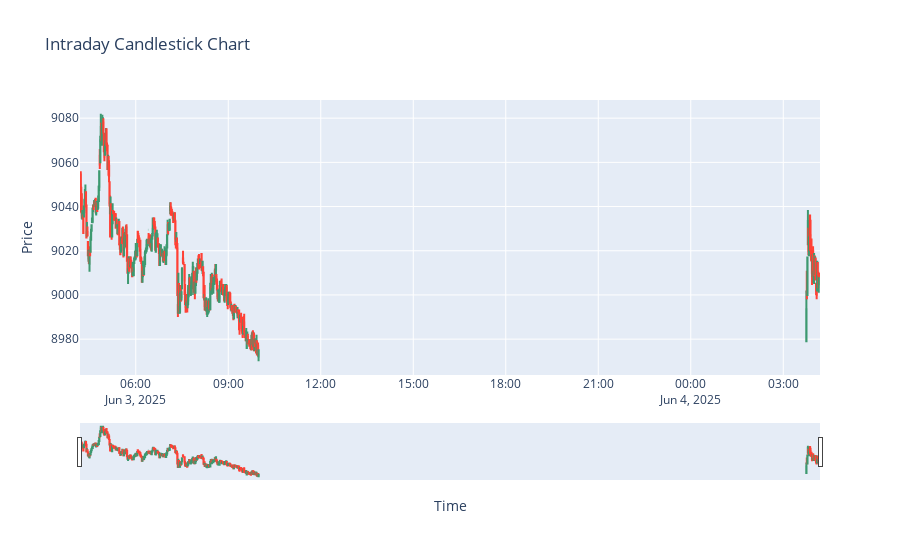

Notebook code cell kept with this figure:
### Code cell
import yfinance as yf
from datetime import datetime, timedelta
symbol = 'BAJFINANCE.NS'
data = yf.download(symbol, 
    start=datetime.now()-timedelta(days=1), 
    interval='1m', 
    group_by='ticker'
)
# if data.empty:
#     print('Market Not Open Yet')
# else:
#     # data = data.sort_index()
#     last_open = data['INFY.NS']['Open'].loc[data.index[-1]]
#     # print(last_open)
#     # Example: filter rows where Open > 1560 and Close < 1562 (customize as needed)
#     # custom_open = 1571
#     # custom_high = 1565
#     # custom_low = 1555
#     # custom_close = 1562

#     # filtered = data[
#     #     (data['INFY.NS']['Open'] >= custom_open) &
#     #     (data['INFY.NS']['High'] < custom_high) &
#     #     (data['INFY.NS']['Low'] > custom_low) &
#     #     (data['INFY.NS']['Close'] < custom_close)
#     # ]
#     # print(filtered)
#     # row = data.loc['2025-06-02 09:15:00+00:00']
#     # print(row)
import plotly.graph_objects as go

fig = go.Figure(data=[go.Candlestick(
    x=data.index,
    open=data[(symbol, 'Open')],
    high=data[(symbol, 'High')],
    low=data[(symbol, 'Low')],
    close=data[(symbol, 'Close')]
)])
fig.update_layout(title='Intraday Candlestick Chart', xaxis_title='Time', yaxis_title='Price')
fig.show()
print(data[symbol].loc['2025-06-04'])  # Accessing the first row's Open price for PNB.NS
# print(data.iloc[0]['INFY.NS']['Open'])

### Figure 1 — Plotly figure (JSON) as saved in the notebook; plotly's stock layout.template omitted (floating-point values rounded to 4 significant figures; data arrays with more than 128 entries replaced by an {"elided": "..."} marker saying what was removed)
{"data": [{"close": {"elided": "372 float values"}, "high": {"elided": "372 float values"}, "low": {"elided": "372 float values"}, "open": {"elided": "372 float values"}, "type": "candlestick", "x": {"elided": "372 str values"}}], "layout": {"title": {"text": "Intraday Candlestick Chart"}, "xaxis": {"title": {"text": "Time"}}, "yaxis": {"title": {"text": "Price"}}}}
